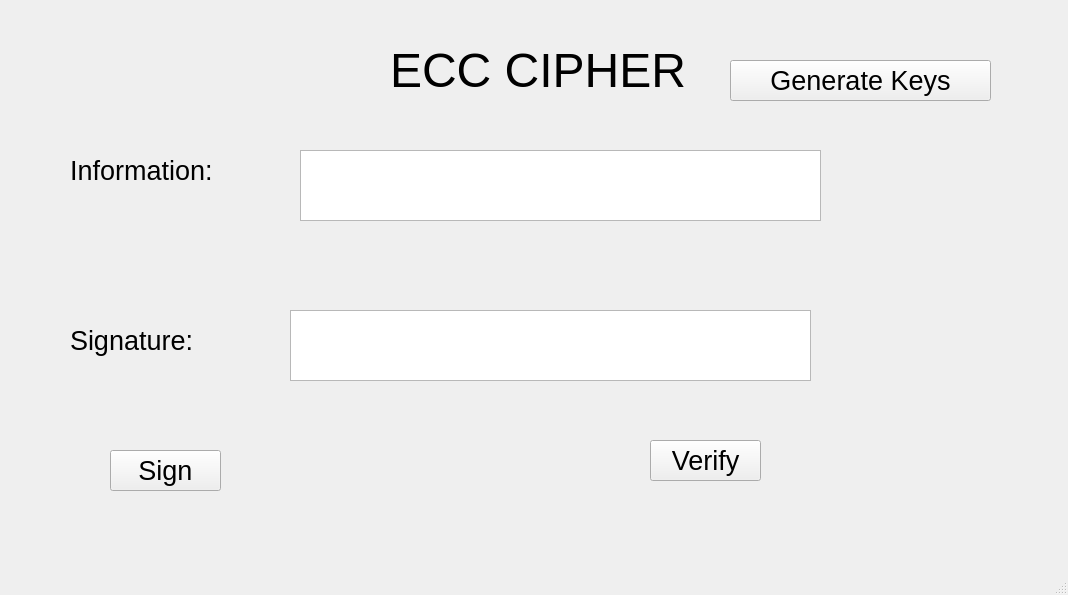
<?xml version="1.0" encoding="UTF-8"?>
<ui version="4.0">
 <class>MainWindow</class>
 <widget class="QMainWindow" name="MainWindow">
  <property name="geometry">
   <rect>
    <x>0</x>
    <y>0</y>
    <width>1068</width>
    <height>595</height>
   </rect>
  </property>
  <property name="windowTitle">
   <string>MainWindow</string>
  </property>
  <widget class="QWidget" name="centralwidget">
   <widget class="QLabel" name="label">
    <property name="geometry">
     <rect>
      <x>390</x>
      <y>20</y>
      <width>311</width>
      <height>101</height>
     </rect>
    </property>
    <property name="font">
     <font>
      <pointsize>36</pointsize>
     </font>
    </property>
    <property name="text">
     <string>ECC CIPHER</string>
    </property>
   </widget>
   <widget class="QLabel" name="label_2">
    <property name="geometry">
     <rect>
      <x>70</x>
      <y>150</y>
      <width>161</width>
      <height>41</height>
     </rect>
    </property>
    <property name="font">
     <font>
      <pointsize>20</pointsize>
     </font>
    </property>
    <property name="text">
     <string>Information:</string>
    </property>
   </widget>
   <widget class="QTextEdit" name="txt_info">
    <property name="geometry">
     <rect>
      <x>300</x>
      <y>150</y>
      <width>521</width>
      <height>71</height>
     </rect>
    </property>
   </widget>
   <widget class="QLabel" name="label_3">
    <property name="geometry">
     <rect>
      <x>70</x>
      <y>320</y>
      <width>161</width>
      <height>41</height>
     </rect>
    </property>
    <property name="font">
     <font>
      <pointsize>20</pointsize>
     </font>
    </property>
    <property name="text">
     <string>Signature:</string>
    </property>
   </widget>
   <widget class="QTextEdit" name="txt_sign">
    <property name="geometry">
     <rect>
      <x>290</x>
      <y>310</y>
      <width>521</width>
      <height>71</height>
     </rect>
    </property>
   </widget>
   <widget class="QPushButton" name="btn_sign">
    <property name="geometry">
     <rect>
      <x>110</x>
      <y>450</y>
      <width>111</width>
      <height>41</height>
     </rect>
    </property>
    <property name="font">
     <font>
      <pointsize>20</pointsize>
     </font>
    </property>
    <property name="text">
     <string>Sign</string>
    </property>
   </widget>
   <widget class="QPushButton" name="btn_verify">
    <property name="geometry">
     <rect>
      <x>650</x>
      <y>440</y>
      <width>111</width>
      <height>41</height>
     </rect>
    </property>
    <property name="font">
     <font>
      <pointsize>20</pointsize>
     </font>
    </property>
    <property name="text">
     <string>Verify</string>
    </property>
   </widget>
   <widget class="QPushButton" name="btn_gen_keys">
    <property name="geometry">
     <rect>
      <x>730</x>
      <y>60</y>
      <width>261</width>
      <height>41</height>
     </rect>
    </property>
    <property name="font">
     <font>
      <pointsize>20</pointsize>
     </font>
    </property>
    <property name="text">
     <string>Generate Keys</string>
    </property>
   </widget>
  </widget>
  <widget class="QMenuBar" name="menubar">
   <property name="geometry">
    <rect>
     <x>0</x>
     <y>0</y>
     <width>1068</width>
     <height>21</height>
    </rect>
   </property>
  </widget>
  <widget class="QStatusBar" name="statusbar"/>
 </widget>
 <resources/>
 <connections/>
</ui>
